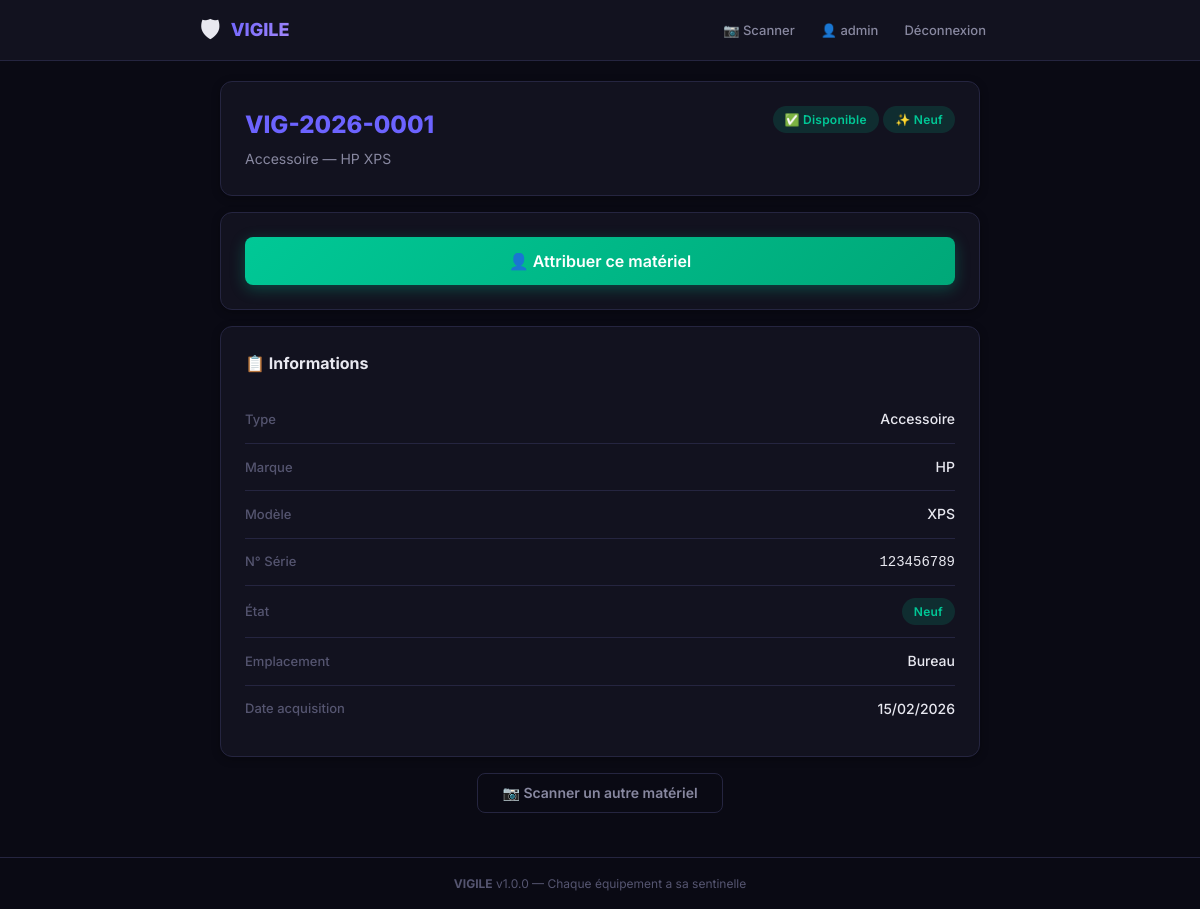
/materiel/VIG-2026-0001 (signed in), run on the app's committed database.
### models.py (models this page shows, shortened)
class Base(DeclarativeBase):
    pass

class User(Base):
    __tablename__ = "users"
    id = Column(Integer, primary_key=True, autoincrement=True)
    username = Column(String(80), unique=True, nullable=False, index=True)
    email = Column(String(120), unique=True, nullable=False)
    password_hash = Column(String(255), nullable=False)
    role = Column(String(20), nullable=False, default="gestionnaire")
    created_at = Column(
        DateTime, nullable=False, default=lambda: datetime.now(timezone.utc)
    )
    is_active = Column(Boolean, nullable=False, default=True)
    materiels_crees = relationship(
        "Materiel", back_populates="createur", lazy="dynamic"
    )
    attributions_faites = relationship(
        "Attribution", back_populates="attribueur", lazy="dynamic"
    )

class Materiel(Base):
    __tablename__ = "materiels"
    id = Column(Integer, primary_key=True, autoincrement=True)
    code_vigile = Column(String(20), unique=True, nullable=False, index=True)
    qr_code_path = Column(String(255), nullable=True)
    type = Column(String(50), nullable=False)  # ordinateur, clavier, souris, etc.
    marque = Column(String(100), nullable=True)
    modele = Column(String(100), nullable=True)
    numero_serie = Column(String(100), nullable=True)
    etat = Column(String(20), nullable=False, default="neuf")
    emplacement = Column(String(50), nullable=False, default="réserve")
    date_acquisition = Column(DateTime, nullable=True)
    notes = Column(Text, nullable=True)
    created_at = Column(
        DateTime, nullable=False, default=lambda: datetime.now(timezone.utc)
    )
    created_by = Column(Integer, ForeignKey("users.id"), nullable=True)
    createur = relationship("User", back_populates="materiels_crees")
    attributions = relationship(
        "Attribution",
        back_populates="materiel",
        lazy="dynamic",
        order_by="Attribution.date_attribution.desc()"
    )

### web/routes.py (the view, shortened to what this page needs)
@main_bp.route("/materiel/<code_vigile>")
@login_required
def fiche_materiel(code_vigile):
    session = get_session()
    try:
        materiel = session.query(Materiel).filter_by(
            code_vigile=code_vigile
        ).first()
        if not materiel:
            flash(f"Matériel '{code_vigile}' introuvable.", "error")
            return redirect(url_for("main.scan"))
        attribution = (
            session.query(Attribution)
            .filter_by(materiel_id=materiel.id, is_active=True)
            .first()
        )
        historique = (
            session.query(Attribution)
            .filter_by(materiel_id=materiel.id)
            .order_by(Attribution.date_attribution.desc())
            .limit(10)
            .all()
        )
        historique_data = []
        mat_data = {
            "id": materiel.id,
            "code_vigile": materiel.code_vigile,
            "type": materiel.type,
            "marque": materiel.marque or "—",
            "modele": materiel.modele or "—",
            "numero_serie": materiel.numero_serie or "—",
            "etat": materiel.etat,
            "emplacement": materiel.emplacement,
            "date_acquisition": materiel.date_acquisition.strftime("%d/%m/%Y") if materiel.date_acquisition else "—",
            "notes": materiel.notes or "—",
            "est_attribue": attribution is not None,
            "attribue_a": attribution.attribue_a if attribution else None,
            "date_attribution": attribution.date_attribution.strftime("%d/%m/%Y %H:%M") if attribution else None,
        }
        return render_template(
            "materiel.html",
            materiel=mat_data,
            historique=historique_data
        )
    except Exception as e:
        flash(f"Erreur lors du chargement : {e}", "error")
        return redirect(url_for("main.scan"))
    finally:
        session.close()

### database.py (called while the page is built)
def get_session():
    return SessionLocal()

### web/auth.py (called while the page is built)
@login_manager.user_loader
def load_user(user_id):
    session = get_session()
    try:
        user = session.query(User).get(int(user_id))
        if user and user.is_active:
            return FlaskUser(user)
        return None
    except Exception:
        return None
    finally:
        session.close()

    @property
    def is_active(self):
        return self._is_active

### web/routes.py (called while the page is built)
def create_flask_app():
    app = Flask(
        __name__,
        template_folder=os.path.join(
            os.path.dirname(os.path.abspath(__file__)), "templates"
        )
    )
    app.config["SECRET_KEY"] = SECRET_KEY
    app.config["SESSION_COOKIE_NAME"] = "vigile_session"
    @app.context_processor
    def inject_globals():
        return {
            "app_name": APP_NAME,
            "app_slogan": APP_SLOGAN,
            "app_version": APP_VERSION,
        }
    from web.auth import login_manager, auth_bp
    login_manager.init_app(app)
    app.register_blueprint(auth_bp)
    app.register_blueprint(main_bp)
    return app

### web/templates/materiel.html (shortened to what this page needs)
{% extends "base.html" %}
{% block content %}
<div class="card">
    <div style="display: flex; justify-content: space-between; align-items: flex-start; flex-wrap: wrap; gap: 12px;">
        <div>
            <h1 style="font-size: 24px; font-weight: 800; color: var(--accent); margin-bottom: 4px;">
                {{ materiel.code_vigile }}
            </h1>
            <p style="color: var(--text-secondary); font-size: 14px;">
                {{ materiel.type | capitalize }} — {{ materiel.marque }} {{ materiel.modele }}
            </p>
        </div>
        <div>
            {% if materiel.est_attribue %}
                <span class="badge badge-attribue">👤 Attribué</span>
            {% else %}
                <span class="badge badge-disponible">✅ Disponible</span>
            {% endif %}
            <span class="badge badge-{{ materiel.etat }}">
                {% if materiel.etat == 'neuf' %}✨{% elif materiel.etat == 'bon' %}👍{% elif materiel.etat == 'usagé' %}⚠️{% else %}🔧{% endif %}
                {{ materiel.etat | replace('_', ' ') | capitalize }}
            </span>
        </div>
    </div>
</div>
{% if materiel.est_attribue %}
<div class="card" style="border-left: 3px solid var(--accent-orange);">
    <div style="display: flex; align-items: center; gap: 12px; margin-bottom: 10px;">
        <span style="font-size: 28px;">👤</span>
        <div>
            <div style="font-size: 18px; font-weight: 700; color: var(--accent-orange);">
                {{ materiel.attribue_a }}
            </div>
            <div style="color: var(--text-muted); font-size: 13px;">
                Depuis le {{ materiel.date_attribution }}
            </div>
        </div>
    </div>
    <form method="POST" action="{{ url_for('main.recuperer', code_vigile=materiel.code_vigile) }}"
          onsubmit="return confirm('Confirmer la récupération du matériel ?')">
        <button type="submit" class="btn btn-warning btn-block">
            📦 Récupérer ce matériel
        </button>
    </form>
</div>
{% else %}
<div class="card">
    <a href="{{ url_for('main.attribuer', code_vigile=materiel.code_vigile) }}"
       class="btn btn-success btn-block btn-lg">
        👤 Attribuer ce matériel
    </a>
</div>
{% endif %}
<div class="card">
    <div class="card-header">
        <h2 class="card-title" style="font-size: 16px;">📋 Informations</h2>
    </div>
    <div class="info-row">
        <span class="info-label">Type</span>
        <span class="info-value">{{ materiel.type | capitalize }}</span>
    </div>
    <div class="info-row">
        <span class="info-label">Marque</span>
        <span class="info-value">{{ materiel.marque }}</span>
    </div>
    <div class="info-row">
        <span class="info-label">Modèle</span>
        <span class="info-value">{{ materiel.modele }}</span>
    </div>
    <div class="info-row">
        <span class="info-label">N° Série</span>
        <span class="info-value" style="font-family: 'Courier New', monospace;">{{ materiel.numero_serie }}</span>
    </div>
    <div class="info-row">
        <span class="info-label">État</span>
        <span class="info-value">
            <span class="badge badge-{{ materiel.etat }}">
                {{ materiel.etat | replace('_', ' ') | capitalize }}
            </span>
        </span>
    </div>
    <div class="info-row">
        <span class="info-label">Emplacement</span>
        <span class="info-value">{{ materiel.emplacement | replace('_', ' ') | capitalize }}</span>
    </div>
    <div class="info-row">
        <span class="info-label">Date acquisition</span>
        <span class="info-value">{{ materiel.date_acquisition }}</span>
    </div>
</div>
<div class="text-center mt-2 mb-3">
    <a href="{{ url_for('main.scan') }}" class="btn btn-outline">
        📷 Scanner un autre matériel
    </a>
</div>
{% endblock %}

### web/templates/base.html (shortened to what this page needs)
<!DOCTYPE html>
<html lang="fr">
<head>
</head>
<body>
    {% if current_user.is_authenticated %}
    <nav class="navbar">
        <div class="navbar-inner">
            <a href="/" class="navbar-brand">
                <span class="logo">🛡</span>
                <span class="brand-name">{{ app_name }}</span>
            </a>
            <div class="navbar-actions">
                <a href="{{ url_for('main.scan') }}" class="nav-link {% if request.path == '/scan' %}active{% endif %}">📷 Scanner</a>
                <span class="navbar-user">👤 {{ current_user.username }}</span>
                <a href="{{ url_for('auth.logout') }}" class="nav-link">Déconnexion</a>
            </div>
        </div>
    </nav>
    {% endif %}
    <main class="main-content">
        {% block content %}{% endblock %}
    </main>
    <footer class="footer">
        <strong>{{ app_name }}</strong> v{{ app_version }} — {{ app_slogan }}
    </footer>
</body>
</html>

### web/templates/base.html (style rules this page uses)
:root { --bg-dark: #0a0a14; --bg-card: #12121f; --bg-card-hover: #1a1a2e; --bg-input: #1e1e35; --accent: #6c63ff; --accent-hover: #7b73ff; --accent-green: #00c896; --accent-green-dim: rgba(0, 200, 150, 0.15); --accent-orange: #ff9f43; --accent-orange-dim: rgba(255, 159, 67, 0.15); --accent-red: #ff6b6b; --accent-red-dim: rgba(255, 107, 107, 0.15); --accent-blue: #54a0ff; --accent-blue-dim: rgba(84, 160, 255, 0.15); --text-primary: #e8e8f0; --text-secondary: #8888a0; --text-muted: #555570; --border: #252540; --gold: #ffd700; --shadow: 0 4px 24px rgba(0, 0, 0, 0.4); --shadow-sm: 0 2px 8px rgba(0, 0, 0, 0.3); --radius: 12px; --radius-sm: 8px; --transition: all 0.25s cubic-bezier(0.4, 0, 0.2, 1); }
*, *::before, *::after { margin: 0; padding: 0; box-sizing: border-box; }
html { font-size: 16px; scroll-behavior: smooth; }
body { font-family: 'Inter', -apple-system, BlinkMacSystemFont, sans-serif; background: var(--bg-dark); color: var(--text-primary); min-height: 100vh; line-height: 1.6; -webkit-font-smoothing: antialiased; }
.navbar { background: var(--bg-card); border-bottom: 1px solid var(--border); padding: 0 20px; position: sticky; top: 0; z-index: 100; backdrop-filter: blur(12px); -webkit-backdrop-filter: blur(12px); }
.navbar-inner { max-width: 800px; margin: 0 auto; display: flex; align-items: center; justify-content: space-between; height: 60px; }
.navbar-brand { display: flex; align-items: center; gap: 10px; text-decoration: none; color: var(--text-primary); }
.navbar-brand .logo { font-size: 24px; }
.navbar-brand .brand-name { font-weight: 800; font-size: 18px; background: linear-gradient(135deg, var(--accent), #a78bfa); -webkit-background-clip: text; -webkit-text-fill-color: transparent; background-clip: text; }
.navbar-actions { display: flex; align-items: center; gap: 12px; }
.navbar-user { color: var(--text-secondary); font-size: 13px; font-weight: 500; }
.nav-link { color: var(--text-secondary); text-decoration: none; font-size: 13px; font-weight: 500; padding: 6px 14px; border-radius: var(--radius-sm); transition: var(--transition); }
.main-content { max-width: 800px; margin: 0 auto; padding: 20px; min-height: calc(100vh - 60px - 50px); }
.card { background: var(--bg-card); border: 1px solid var(--border); border-radius: var(--radius); padding: 24px; margin-bottom: 16px; box-shadow: var(--shadow-sm); transition: var(--transition); }
.card-header { margin-bottom: 20px; }
.card-title { font-size: 20px; font-weight: 700; margin-bottom: 4px; }
.btn { display: inline-flex; align-items: center; justify-content: center; gap: 8px; padding: 12px 24px; border: none; border-radius: var(--radius-sm); font-family: 'Inter', sans-serif; font-size: 14px; font-weight: 600; cursor: pointer; transition: var(--transition); text-decoration: none; line-height: 1; }
.btn-success { background: linear-gradient(135deg, var(--accent-green), #00a878); color: #ffffff; box-shadow: 0 4px 15px rgba(0, 200, 150, 0.3); }
.btn-outline { background: transparent; border: 1px solid var(--border); color: var(--text-secondary); }
.btn-block { width: 100%; }
.btn-lg { padding: 16px 32px; font-size: 16px; }
.badge { display: inline-flex; align-items: center; gap: 4px; padding: 4px 12px; border-radius: 20px; font-size: 12px; font-weight: 600; letter-spacing: 0.02em; }
.badge-neuf { background: var(--accent-green-dim); color: var(--accent-green); }
.badge-disponible { background: var(--accent-green-dim); color: var(--accent-green); }
.info-row { display: flex; justify-content: space-between; align-items: center; padding: 12px 0; border-bottom: 1px solid var(--border); }
.info-row:last-child { border-bottom: none; }
.info-label { color: var(--text-muted); font-size: 13px; font-weight: 500; }
.info-value { color: var(--text-primary); font-size: 14px; font-weight: 500; text-align: right; }
.footer { text-align: center; padding: 16px 20px; color: var(--text-muted); font-size: 12px; border-top: 1px solid var(--border); }
.text-center { text-align: center; }
.mt-2 { margin-top: 16px; }
.mb-3 { margin-bottom: 24px; }

### data on the page
User: username "admin"
Materiel: code_vigile "VIG-2026-0001", type "Accessoire", marque "HP", modele "XPS", etat "Neuf", numero_serie "123456789", emplacement "Bureau"

### other printed values
{{ app_name }} "VIGILE"
{{ materiel.date_acquisition }} "15/02/2026"
{{ app_version }} "1.0.0"
{{ app_slogan }} "Chaque équipement a sa sentinelle"
